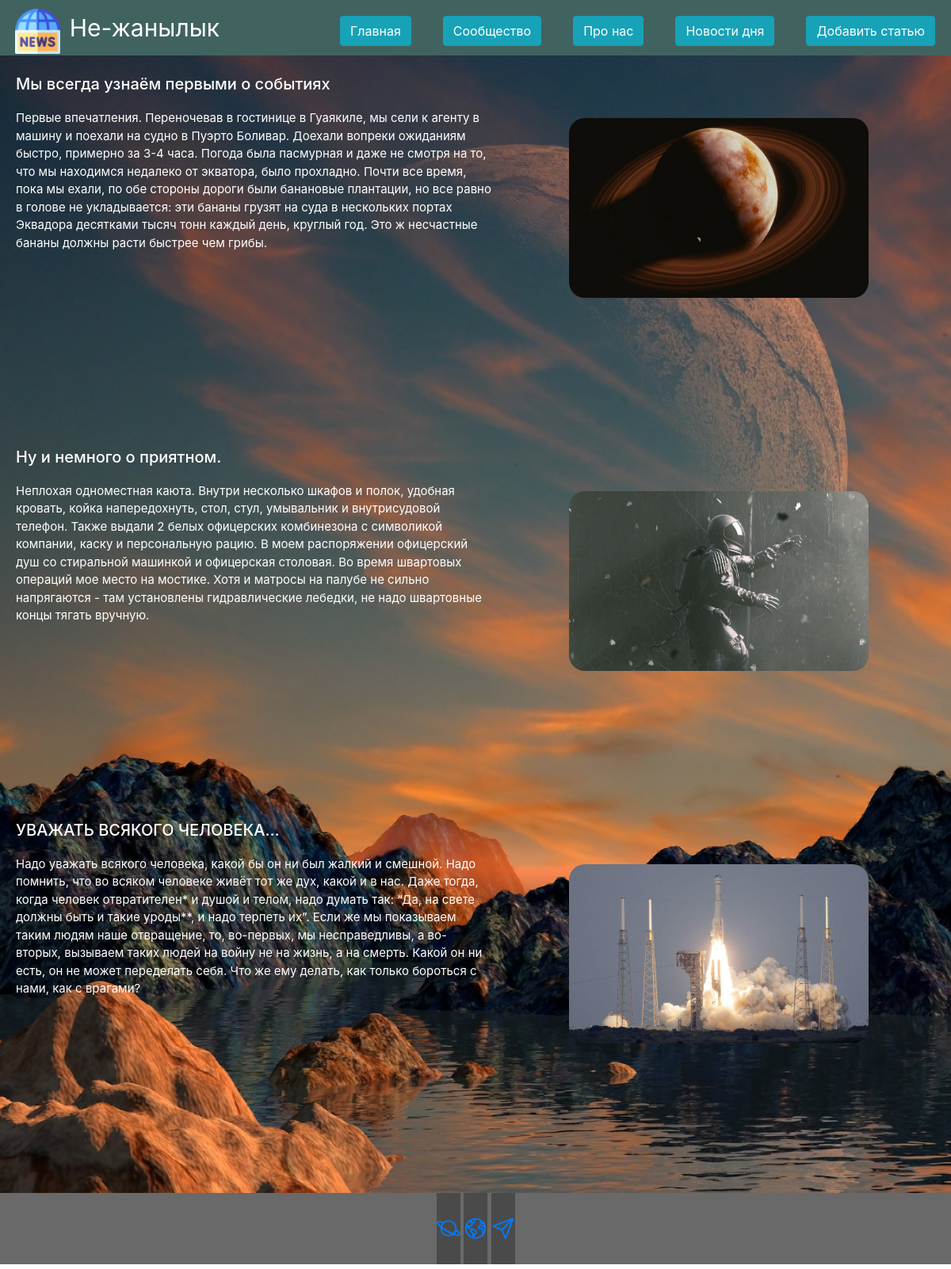
The page /about/ on the database its author committed.
### main/models.py (models this page shows, shortened)
class About(models.Model):
    title = models.CharField('Название', max_length=90)
    photo = models.ImageField(upload_to='img', null=True, blank=True)
    texts = models.TextField('Текст про нас', null=True)
    class Meta:
        verbose_name = 'Добавить текст на страницу "Про нас"'
        verbose_name_plural = 'Добавить текст на страницу "Про нас"'

### main/views.py (the view)
# urls.py: path('about/', views.about, name='about'),
def about(request):
    abouts = About.objects.all()
    return render(request, 'main/about.html', {'abouts': abouts})

### main/templates/main/about.html (shortened to what this page needs)
{% extends 'main/layout.html' %}
{% block content %}
<div class="ab_div"><br>
    {% for j in abouts %}
        <h5 style="color: #fff; margin-left: 20px; margin-bottom: 20px;">{{ j.title }}</h5>
        <p class="about_p">{{ j.texts }}</p>
        <img class="img_about" src="{{ j.photo.url }}" alt="">
    {% endfor %}
</div>
{% endblock %}

### main/static/css/index.css (style rules this page uses)
body { background-color:#fff; }
.ab_div { background: url("../img/horizon.jpg"); background-attachment: fixed; }
.about_p { width: 50%; font-size: 15px; color: #fff; margin: 20px; }
.img_about { position: relative; left: 190mm; top: -50mm; width: 10cm; height: 6cm; border-radius: 20px; }

### rows shown on the page
About: title "Мы всегда узнаём первыми о событиях", texts "Первые впечатления. Переночевав в гостинице в Гуаякиле, мы сели к агенту в машину и поехали на судно в Пуэрто Боливар. Доехали вопреки ожиданиям быстро, примерно за 3-4 часа. Погода была пасмурная и даже не смотря на то, что мы находимся недалеко от экватора, было прохладно. Почти все время, пока мы ехали, по обе стороны дороги были банановые плантации, но все равно в голове не укладывается: эти бананы грузят на суда в нескольких портах Эквадора десятками тысяч тонн каждый день, круглый год. Это ж несчастные бананы должны расти быстрее чем грибы.", photo (picture)
About: title "Ну и немного о приятном.", texts "Неплохая одноместная каюта. Внутри несколько шкафов и полок, удобная кровать, койка напередохнуть, стол, стул, умывальник и внутрисудовой телефон. Также выдали 2 белых офицерских комбинезона с символикой компании, каску и персональную рацию. В моем распоряжении офицерский душ со стиральной машинкой и офицерская столовая. Во время швартовых операций мое место на мостике. Хотя и матросы на палубе не сильно напрягаются - там установлены гидравлические лебедки, не надо швартовные концы тягать вручную.", photo (picture)
About: title "УВАЖАТЬ ВСЯКОГО ЧЕЛОВЕКА…", texts "Надо уважать всякого человека, какой бы он ни был жалкий и смешной. Надо помнить, что во всяком человеке живёт тот же дух, какой и в нас. Даже тогда, когда человек отвратителен* и душой и телом, надо думать так: “Да, на свете должны быть и такие уроды**, и надо терпеть их”. Если же мы показываем таким людям наше отвращение, то, во-первых, мы несправедливы, а во-вторых, вызываем таких людей на войну не на жизнь, а на смерть. Какой он ни есть, он не может переделать себя. Что же ему делать, как только бороться с нами, как с врагами?", photo (picture)
